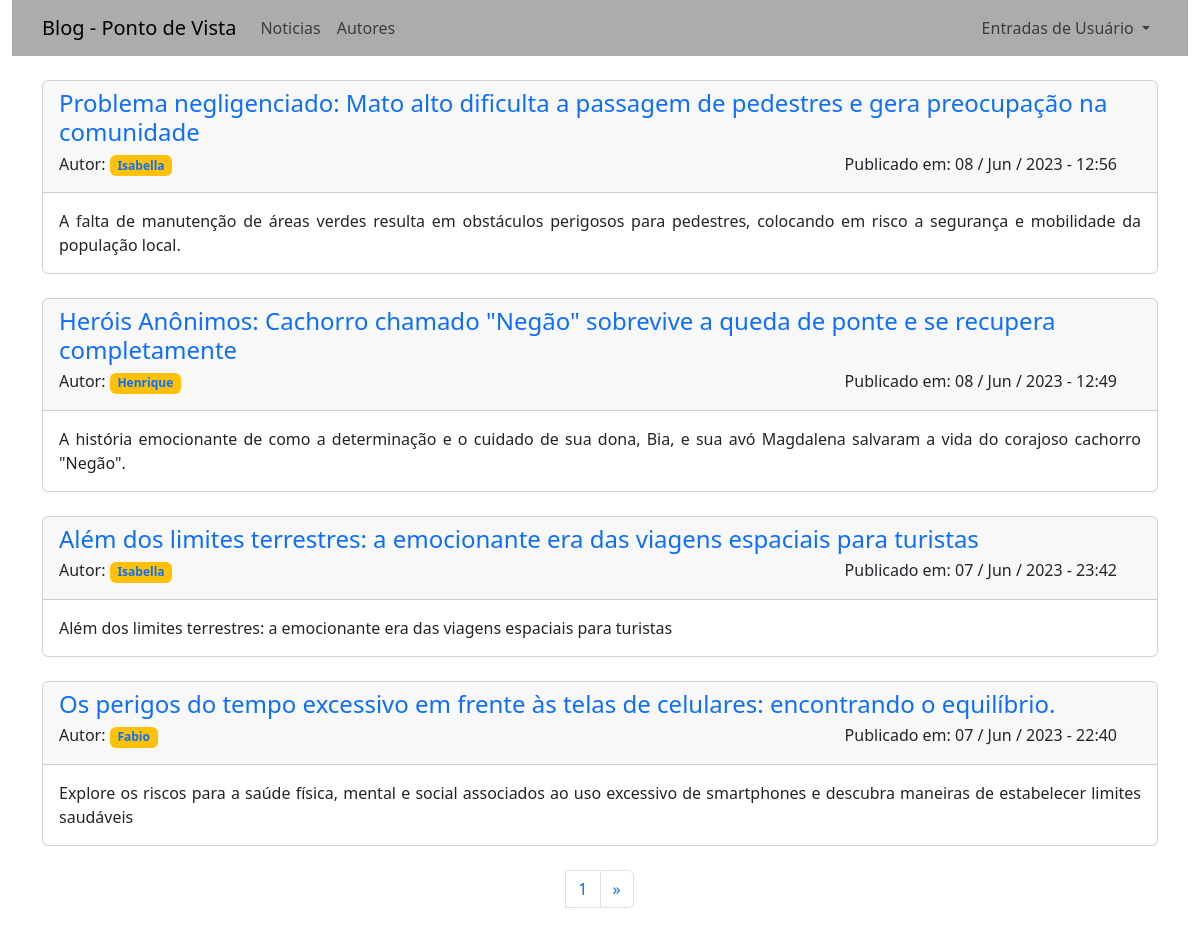
Screenshot of /noticias/ with the database file from the repository.
### app_noticias/models.py (models this page shows, shortened)
class Noticia(models.Model):
    titulo = models.CharField(max_length=100)
    sub_titulo = models.CharField(max_length=150)
    data = models.DateTimeField(auto_now_add=True)
    autor = models.ForeignKey(User, on_delete=models.CASCADE)
    texto = models.TextField()

### app_noticias/views.py (the view)
# urls.py: path('noticias/', views.noticias, name='noticias'),
def noticias(request):
    template = 'noticias/noticias.html'
    noticias = Noticia.objects.all().order_by('-data')
    paginator = Paginator(noticias, 4)
    page_number = request.GET.get('page')
    page_obj = paginator.get_page(page_number)
    context = {
        'noticias': page_obj
        }
    return render(request, template , context)

### app_noticias/templates/noticias/noticias.html (shortened to what this page needs)
{% extends "noticias/base.html" %}
{% block content %}
    {% for noticia in noticias %}
        <div class="card">
            <div class="card-header">
                <div class="row">
                    <div class="row">
                        <h4><a href="{% url 'noticias:noticia' noticia.id %}" style="text-decoration: none;">{{ noticia.titulo }}</a></h4>
                    </div>
                    <div class="row" >
                        <div class="col"><h6>Autor: <span class="badge bg-warning"><a href="#" style="text-decoration: none;">{{ noticia.autor }}</a></span></h6></div>
                        <div class="col" style="text-align: right;">
                            <h6>Publicado em: {{ noticia.data|date:'d / M / Y - H:i' }}</h6>
                        </div>
                    </div>
                </div>
            </div>
            <div class="card-body" style="text-align: justify;">
                <span> {{ noticia.sub_titulo}} </span>
            </div>
        </div>
        <br>
    {% empty %}
        <h4>Ainda não há nóticias cadastradas.</h4>
    {% endfor %}
    <nav class="d-flex justify-content-center" aria-label="Page navigation example">
        <ul class="pagination">
          <li class="page-item"><a class="page-link" href="#">{{ noticias.number }}</a></li>
          <li class="page-item">
            {% if noticias.has_next %}
              <a href="?page={{noticias.next_page_number}}" class="page-link">
                  <span aria-hidden="true">&raquo;</span>
              </a>
            {% endif %}
          </li>
        </ul>
    </nav>
{% endblock %}

### app_noticias/templates/noticias/base.html (shortened to what this page needs)
<!DOCTYPE html>
<html lang="pt-br">
<head>
  {% load django_bootstrap5 %}
  {% bootstrap_css %}
</head>
<body>
  <div class="container-fluid">
    {% include 'noticias/navbar.html' %}
    <div class="container">
      <div class="my-1">
        {% block content %}
        {% endblock %}
      </div>
    </div>
  </div>
</body>
</html>

### app_noticias/templates/noticias/navbar.html (shortened to what this page needs)
<nav class="navbar navbar-expand-md navbar-light" style="background-color: #aaacad;">
  <div class="container-fluid container">
    <a class="navbar-brand" href="{% url 'noticias:index' %}">Blog - Ponto de Vista</a>
    <div class="collapse navbar-collapse" id="navbarSupportedContent">
        <ul class="navbar-nav me-auto mb-2 mb-lg-0">
          <li class="nav-item"><a class="nav-link" href="{% url 'noticias:noticias' %}">Noticias</a></li>
          <li class="nav-item"><a class="nav-link" href="{% url 'noticias:autores' %}">Autores</a></li>
        </ul>
      {% if user.is_authenticated %}
        <ul class="navbar-nav ms-auto mb-2 mb-lg-0">
          <span class="navbar-text"> Olá, {{ user.username }} </span>
          <li class="nav-item"><a class="nav-link" href="{% url 'users:logout' %}">Log out</a></li>
        </ul>
      {% else %}
        <ul class="navbar-nav ms-auto mb-2 mb-lg-0">
          <li class="nav-item dropdown">
            <span class="nav-link dropdown-toggle"
              id="navbarDropdown"
              role="button"
              data-bs-toggle="dropdown"
              aria-expanded="false">
            Entradas de Usuário
            </span>
          </li>
        </ul>
      {% endif %}
    </div>
  </div>
</nav>

### rows the page displays
Noticia: titulo "Problema negligenciado: Mato alto dificulta a passagem de pedestres e gera preocupação na comunidade", autor "Isabella", data "08 / Jun / 2023 - 12:56", sub_titulo "A falta de manutenção de áreas verdes resulta em obstáculos perigosos para pedestres, colocando em risco a segurança e mobilidade da população local."
Noticia: titulo "Heróis Anônimos: Cachorro chamado \"Negão\" sobrevive a queda de ponte e se recupera completamente", autor "Henrique", data "08 / Jun / 2023 - 12:49", sub_titulo "A história emocionante de como a determinação e o cuidado de sua dona, Bia, e sua avó Magdalena salvaram a vida do corajoso cachorro \"Negão\"."
Noticia: titulo "Além dos limites terrestres: a emocionante era das viagens espaciais para turistas", autor "Isabella", data "07 / Jun / 2023 - 23:42", sub_titulo "Além dos limites terrestres: a emocionante era das viagens espaciais para turistas"
Noticia: titulo "Os perigos do tempo excessivo em frente às telas de celulares: encontrando o equilíbrio.", autor "Fabio", data "07 / Jun / 2023 - 22:40", sub_titulo "Explore os riscos para a saúde física, mental e social associados ao uso excessivo de smartphones e descubra maneiras de estabelecer limites saudáveis"

### other values shown
{{ noticias.number }} "1"
